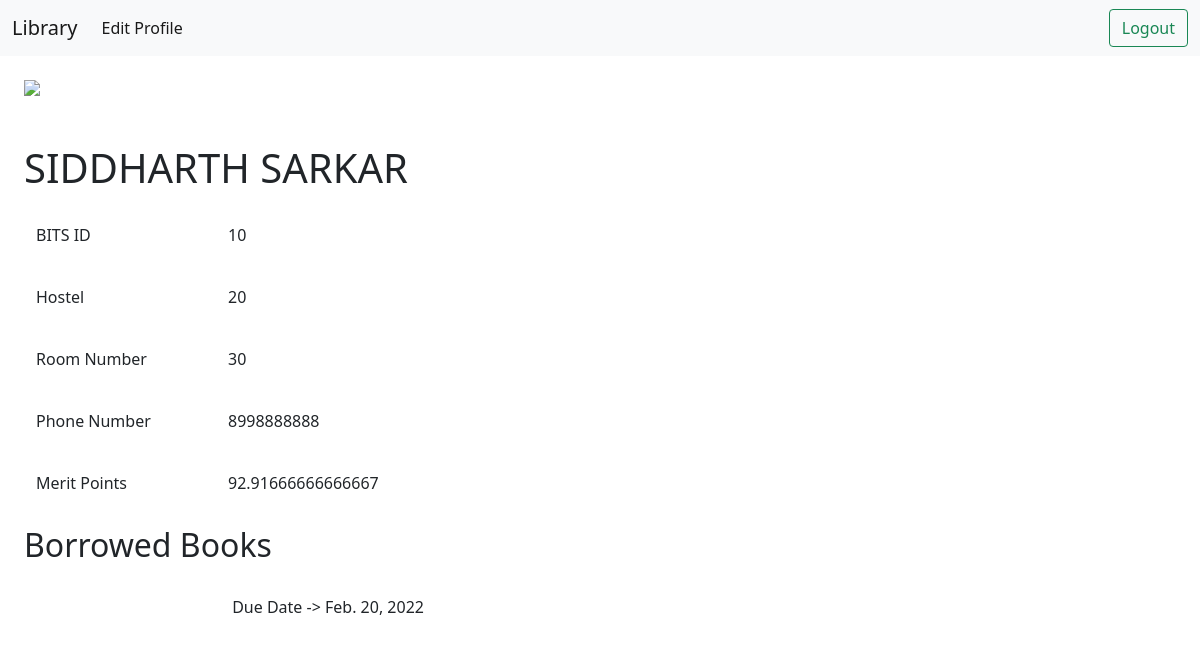
The app's page /accounts/profile/profile (signed in), older data.
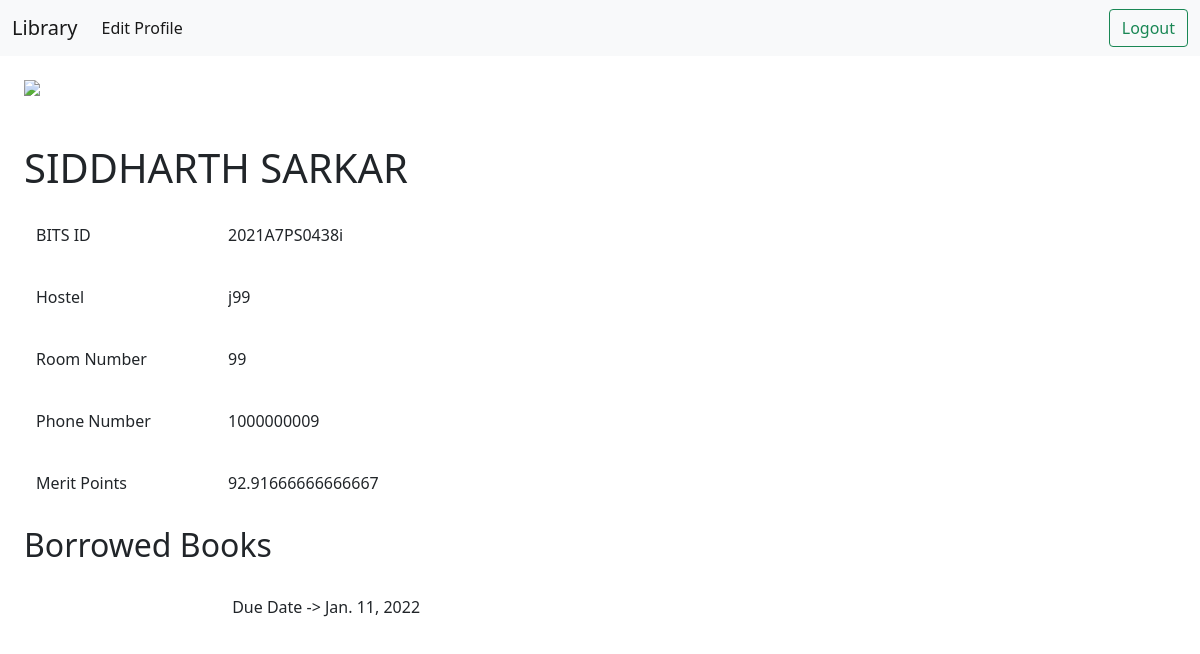
The same page, newer data.
### lib_app/models.py (models this page shows, shortened)
class Profile(models.Model):
    user = models.OneToOneField(User, on_delete=models.CASCADE)
    bits_id = models.CharField(max_length=30, blank=True)
    hostel = models.CharField(max_length=20, null=True)
    room_no = models.IntegerField(null=True)
    phone_number = models.CharField(max_length=12, null=True)
    merit = models.FloatField(default=100)
    returns = models.IntegerField(default=0)
    lib_data = models.ForeignKey(Libdata, on_delete=models.SET_NULL, null=True)

class Issue(models.Model):
    book = models.ForeignKey(Book, on_delete=models.CASCADE)
    user = models.ForeignKey(User, on_delete=models.CASCADE)
    time = models.IntegerField()
    pending = models.BooleanField(default=True)
    issued = models.BooleanField(default=False)
    denied = models.BooleanField(default=False)
    reason = models.TextField(null=True)
    returned = models.BooleanField(default=False)
    active = models.BooleanField(default=True)
    due_date = models.DateField(null=True)

### lib_app/views.py (the view)
# urls.py: path('accounts/profile/', home),
def profile(request):
    current_user = request.user
    if(current_user.is_anonymous):
        return redirect('/')
    issue = Issue.objects.filter(user=current_user, issued=True)
    data = SocialAccount.objects.get(user=current_user).extra_data
    data['bits_id'] = current_user.profile.bits_id
    data['hostel'] = current_user.profile.hostel
    data['room_no'] = current_user.profile.room_no
    data['phone_number'] = current_user.profile.phone_number
    data['merit'] = current_user.profile.merit
    data['issueds'] = issue
    return render(request, 'profile.html', data)

### templates/profile.html (shortened to what this page needs)
<!DOCTYPE html>
<html lang="en">
  <head>
    <link
      href="https://cdn.jsdelivr.net/npm/bootstrap@5.1.3/dist/css/bootstrap.min.css"
      rel="stylesheet"
    />
  </head>
  <body>
    <nav class="navbar navbar-expand-lg navbar-light bg-light">
      <div class="container-fluid">
        <a class="navbar-brand" href="./">Library</a>
        <div class="collapse navbar-collapse" id="navbarSupportedContent">
          <ul class="navbar-nav me-auto mb-2 mb-lg-0">
            <li class="nav-item">
              <a class="nav-link active" aria-current="page" href="./editor"
                >Edit Profile</a
              >
            </li>
          </ul>
        </div>
        <a class="btn btn-outline-success" type="submit" href="/logout"
          >Logout</a
        >
      </div>
    </nav>
    <img class="m-4" src="{{picture}}" />
    <h1 class="m-4">{{name}}</h1>
    <div class="m-4 row">
      <label for="staticEmail" class="col-sm-2 col-form-label">BITS ID </label>
      <div class="col-sm-10">
        <input
          type="text"
          readonly
          class="form-control-plaintext"
          id="staticEmail"
          value="{{bits_id}}"
        />
      </div>
    </div>
    <div class="m-4 row">
      <label for="staticEmail" class="col-sm-2 col-form-label">Hostel</label>
      <div class="col-sm-10">
        <input
          type="text"
          readonly
          class="form-control-plaintext"
          id="staticEmail"
          value="{{hostel}}"
        />
      </div>
    </div>
    <div class="m-4 row">
      <label for="staticEmail" class="col-sm-2 col-form-label"
        >Room Number</label
      >
      <div class="col-sm-10">
        <input
          type="text"
          readonly
          class="form-control-plaintext"
          id="staticEmail"
          value="{{room_no}}"
        />
      </div>
    </div>
    <div class="m-4 row">
      <label for="staticEmail" class="col-sm-2 col-form-label"
        >Phone Number</label
      >
      <div class="col-sm-10">
        <input
          type="text"
          readonly
          class="form-control-plaintext"
          id="staticEmail"
          value="{{phone_number}}"
        />
      </div>
    </div>
    <div class="m-4 row">
      <label for="staticEmail" class="col-sm-2 col-form-label"
        >Merit Points</label
      >
      <div class="col-sm-10">
        <input
          type="text"
          readonly
          class="form-control-plaintext"
          id="staticEmail"
          value="{{merit}}"
        />
      </div>
    </div>
    <h2 class="m-4">Borrowed Books</h2>
    {% for issued in issueds %}
    <div class="m-4 row">
      <label for="staticEmail" class="col-sm-2 col-form-label"
        >{{issued.book.book_name}}</label
      >
      <div class="col-sm-10">
        <input
          type="text"
          readonly
          class="form-control-plaintext"
          id="staticEmail"
          value=" Due Date -> {{issued.due_date}}"
        />
      </div>
    </div>
    {% endfor %}
  </body>
</html>

Row changes from the older to the newer data that the page shows:
removed Issue: due_date "Due Date -> Feb. 20, 2022"
changed Profile: bits "10" → "2021A7PS0438i"; hostel "20" → "j99"; phone_number "8998888888" → "1000000009"
added Issue: due_date "Due Date -> Jan. 11, 2022"
Text that changed along with them:
form field room_no: "30" → "99"
